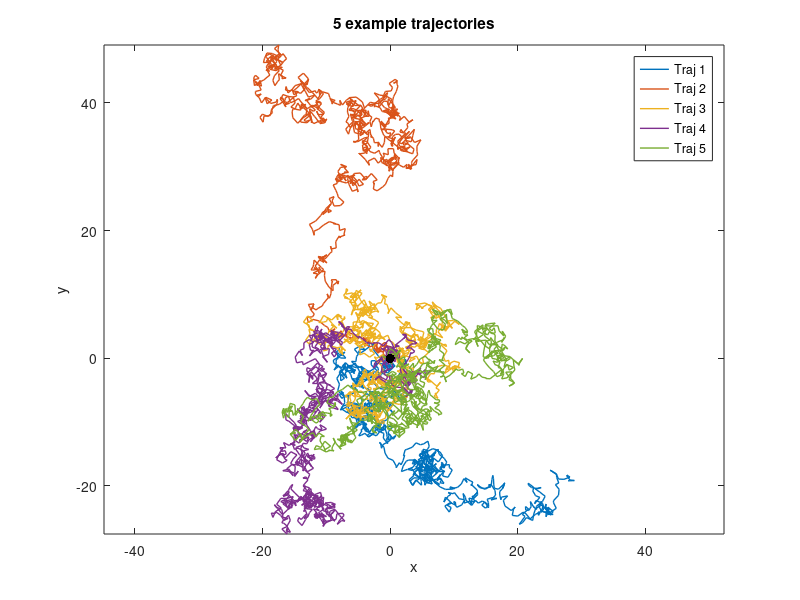
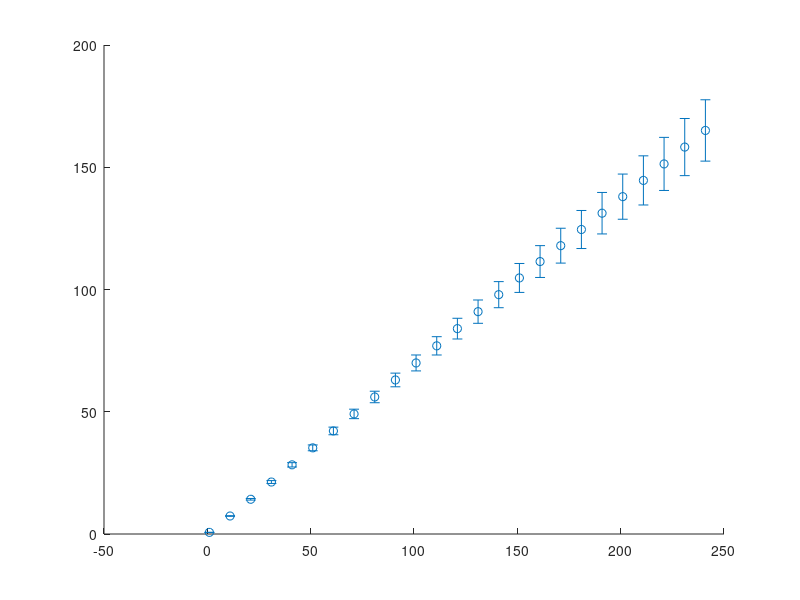

Recreate these plots in MATLAB, in order. (Note: this script raises an error after producing the figures.)
%% 2D random walk and mean squared displacement (MSD)
% Each step: dx, dy drawn uniformly from [-1, 1].
% Expected MSD for this walk: MSD(lag) = 2 * (1/3) * lag = (2/3) * lag

clear; close all; clc;

% Folder for saved figures (next to this script)
scriptDir = fileparts(mfilename('fullpath'));
repoDir   = fileparts(scriptDir);                      % main repo folder (one level up)
fprintf('Repo folder (for git):\ncd ''%s''\n\n', repoDir);   % ready to copy
figDir    = fullfile(scriptDir, 'figures');
if ~exist(figDir, 'dir'); mkdir(figDir); end
rng(1);                       % fixed seed for reproducibility

%% Parameters
nTraj  = 100;                 % number of trajectories
nSteps = 1000;                % number of points per trajectory
maxLag = 250;                 % largest lag time for the MSD (in steps)

%% Generate random walks
% Steps: rows = time, columns = trajectories
dx = 2*rand(nSteps-1, nTraj) - 1;
dy = 2*rand(nSteps-1, nTraj) - 1;

% Positions, starting at the origin
x = [zeros(1, nTraj); cumsum(dx, 1)];
y = [zeros(1, nTraj); cumsum(dy, 1)];

%% Plot a few trajectories
nShow = 5;
figTraj = figure;
hold on;
for k = 1:nShow
    plot(x(:,k), y(:,k), 'LineWidth', 1, ...
         'DisplayName', sprintf('Traj %d', k));
end
plot(0, 0, 'k.', 'MarkerSize', 20, ...
     'HandleVisibility', 'off');      % common starting point (not in legend)
hold off;
legend('Location', 'best');
axis equal; box on;
xlabel('x'); ylabel('y');
title(sprintf('%d example trajectories', nShow));
exportgraphics(figTraj, fullfile(figDir, 'trajectories.png'), 'Resolution', 300);

%% Calculate MSD
% 1) Time-averaged MSD for each trajectory (average over time origins)
% 2) Mean over trajectories
% 3) Error = standard error of the mean over trajectories (std/sqrt(nTraj)).
%    Trajectories are independent, so this is a valid error estimate.
%    (The points within one trajectory are NOT independent: overlapping
%    windows are correlated, so 1/sqrt(number of points) underestimates it.)
lags    = (1:maxLag)';
msdTraj = zeros(maxLag, nTraj);      % rows = lag, columns = trajectory
for i = 1:maxLag
    tau = lags(i);
    ddx = x(1+tau:end, :) - x(1:end-tau, :);
    ddy = y(1+tau:end, :) - y(1:end-tau, :);
    msdTraj(i, :) = mean(ddx.^2 + ddy.^2, 1);
end
msd    = mean(msdTraj, 2);                 % ensemble-averaged MSD
msdStd = std(msdTraj, 0, 2);               % spread between trajectories
msdSem = msdStd / sqrt(nTraj);             % error on the mean MSD (standard uncertainty)
k      = 2;                                % coverage factor (~95%)
msdU   = k * msdSem;                       % expanded uncertainty, used for display

%% Fit and plot MSD
% Weighted linear fit: MSD = slope*lag + offset, weights = 1/SEM^2
% MSD values at different lags are correlated, so a single fit to the mean
% curve underestimates the error. We fit each trajectory with the same
% weights and take the mean and SEM of the parameters over trajectories,
% which are independent.
A  = [lags, ones(maxLag, 1)];
sw = 1 ./ msdSem;                          % sqrt of weights 1/SEM^2
P  = (A .* sw) \ (msdTraj .* sw);          % 2 x nTraj: [slope; offset] per trajectory
p    = mean(P, 2);                         % mean slope and offset
pErr = k * std(P, 0, 2) / sqrt(nTraj);     % expanded uncertainty (k*SEM) of slope and offset

figMsd = figure;
idx = 1:10:maxLag;                         % show every 10th lag to avoid clutter
errorbar(lags(idx), msd(idx), msdU(idx), 'o', 'MarkerSize', 4); hold on;
plot(lags, (2/3)*lags, 'k--', 'LineWidth', 1.5);
plot(lags, A*p, 'r-', 'LineWidth', 1);
hold off; box on;
xlabel('Lag (steps)'); ylabel('MSD');
legend(sprintf('Simulation (mean \\pm %d SEM)', k), 'Theory: (2/3) \tau', ...
       sprintf('Weighted fit: slope = %s (k=%d)', fmtErr(p(1), pErr(1)), k), ...
       'Location', 'northwest');
title('Mean squared displacement');
exportgraphics(figMsd, fullfile(figDir, 'msd.png'), 'Resolution', 300);

fprintf('Errors are expanded uncertainties, k = %d (~95%%)\n', k);
fprintf('Fitted slope:  %s (theory: 0.667)\n', fmtErr(p(1), pErr(1)));
fprintf('Fitted offset: %s (theory: 0)\n', fmtErr(p(2), pErr(2)));

% Diffusion coefficient in 2D: MSD = 4*D*lag
D = p(1) / 4;  DErr = pErr(1) / 4;
fprintf('Diffusion coefficient D: %s (theory: 0.167)\n', fmtErr(D, DErr));

%% Helper: round error to 1 significant digit, value to the same decimal
function s = fmtErr(val, err)
    n = -floor(log10(err));             % decimal position of first significant digit
    err = round(err, n);
    n = -floor(log10(err));             % recompute in case rounding gave e.g. 0.01
    nd = max(n, 0);                     % number of decimals to show
    s = sprintf('%.*f %s %.*f', nd, round(val, n), char(177), nd, err);   % char(177) = ±
end
